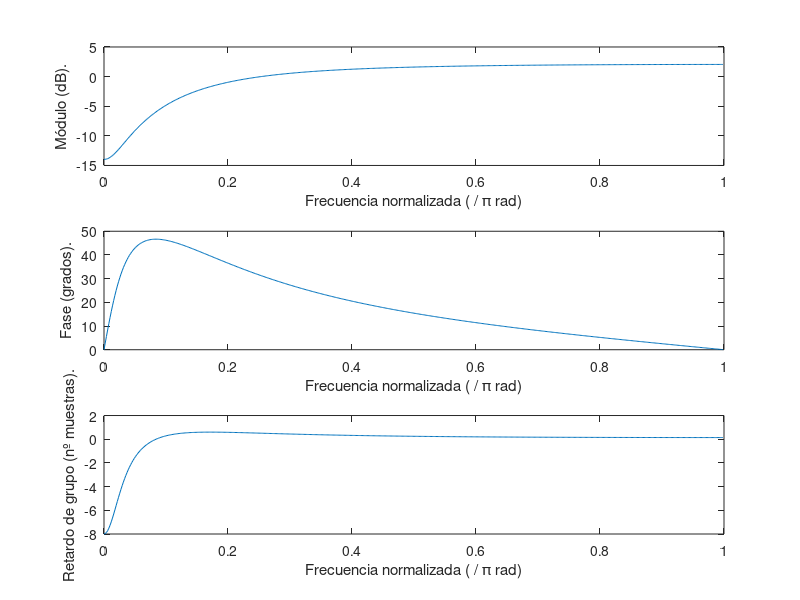

This chart was generated by the following MATLAB code:
% Ejercicio 1.2 c) Caracterización en frecuencia de H(Z)

clear all;
close all;
clc;

% La función freqz devuelve las respuestas en frecuencia y 
% angulares de un filtro digital concreto. 

b = [1 -0.9];
a = [1 -0.5];

% Es importante no equivocarse con el orden de a y b.

% Ahora podemos hacer uso de freqz para obtener 
% -h: modulo (pasar a dB) y fase (pasar a grados)
% - w: frecuencia (normalizar)

[h, w] = freqz(b, a, 512);

% Hay que tomar el logaritmo de las frecuencias para presentarlas
% en la escala estándar, dB

modulo = 20*log10(abs(h));

% Y la frecuencia suele presentarse en grados, no en radianes:

fase = angle(h)*180/pi;

% Por último normalizamos la frecuencia (dividiendo entre pi):

frecuencia = w / pi;

% El último paso sería obtener el retardo de grupo:

[gd, ] = grpdelay(b, a, 512);

% La frecuencia que devuelve es exactamente la misma que 
% la que ya tenemos. 

% Por último, graficamos:

figure; 
subplot(3, 1, 1);
plot(frecuencia, modulo);
xlabel('Frecuencia normalizada ( / \pi rad)')
ylabel('Módulo (dB).')
subplot(3, 1, 2);
plot(frecuencia, angle(h)*180/pi);
xlabel('Frecuencia normalizada ( / \pi rad)')
ylabel('Fase (grados).')
subplot(3, 1, 3);
plot(frecuencia, gd);
xlabel('Frecuencia normalizada ( / \pi rad)')
ylabel('Retardo de grupo (nº muestras).')